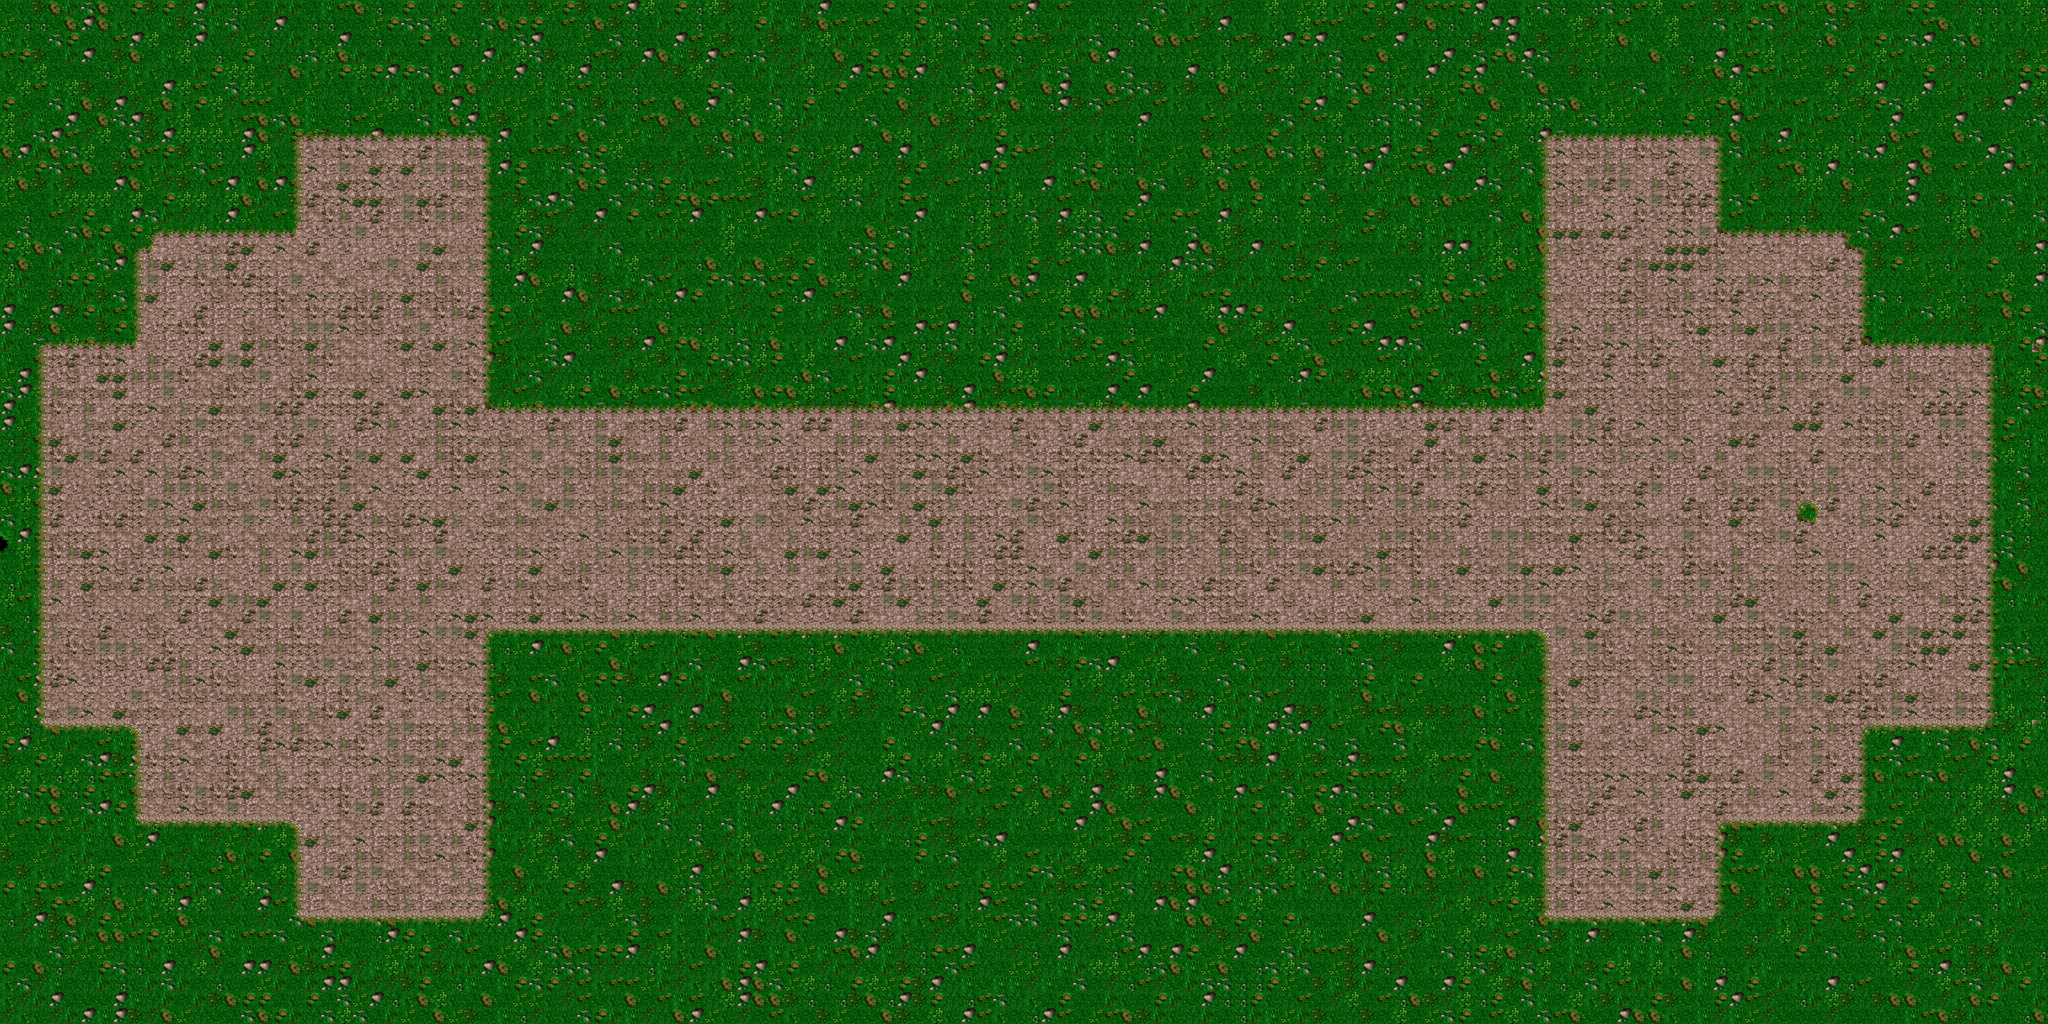

This game map was drawn from its Tiled (.tmx) file and the tilesets committed beside it. A one-line description and the trimmed map source follow:
An orthogonal 128x64 tile map with 64x64 px tiles, 2 tile layers (Kachelebene 1, Kachelebene 2), 2 tilesets.

<map version="1.0" orientation="orthogonal" renderorder="right-down" width="128" height="64" tilewidth="64" tileheight="64" nextobjectid="1">
 <tileset firstgid="1" name="Lords_GrassDark" tilewidth="64" tileheight="64">
  <image source="WC3/LordaeronSummer/Lords_GrassDark.png" width="512" height="256" />
  <terraintypes>
   <terrain name="Neues Terrain" tile="-1" />
  </terraintypes>
  <tile id="0" terrain="0,0,0,0" />
  <tile id="1" terrain=",,,0" />
  <tile id="2" terrain=",,0," />
  <tile id="3" terrain=",,0,0" />
  <tile id="4" terrain="0,0,0,0" />
  <tile id="5" terrain="0,0,0,0" />
  <tile id="6" terrain="0,0,0,0" />
  <tile id="7" terrain="0,0,0,0" />
  <tile id="8" terrain=",0,," />
  <tile id="9" terrain=",0,,0" />
  <tile id="10" terrain=",0,0," />
  <tile id="11" terrain=",0,0,0" />
  <tile id="12" terrain="0,0,0,0" />
  <tile id="13" terrain="0,0,0,0" />
  <tile id="14" terrain="0,0,0,0" />
  <tile id="15" terrain="0,0,0,0" />
  <tile id="16" terrain="0,,," />
  <tile id="17" terrain="0,,,0" />
  <tile id="18" terrain="0,,0," />
  <tile id="19" terrain="0,,0,0" />
  <tile id="20" terrain="0,0,0,0" />
  <tile id="21" terrain="0,0,0,0" />
  <tile id="22" terrain="0,0,0,0" />
  <tile id="23" terrain="0,0,0,0" />
  <tile id="24" terrain="0,0,," />
  <tile id="25" terrain="0,0,,0" />
  <tile id="26" terrain="0,0,0," />
  <tile id="27" terrain="0,0,0,0" />
  <tile id="28" terrain="0,0,0,0" />
  <tile id="29" terrain="0,0,0,0" />
  <tile id="30" terrain="0,0,0,0" />
  <tile id="31" terrain="0,0,0,0" />
 </tileset>
 <tileset firstgid="33" name="Lords_Rock" tilewidth="64" tileheight="64">
  <image source="WC3/LordaeronSummer/Lords_Rock.png" width="512" height="256" />
  <terraintypes>
   <terrain name="Neues Terrain" tile="-1" />
  </terraintypes>
  <tile id="0" terrain="0,0,0,0" />
  <tile id="1" terrain=",,,0" />
  <tile id="2" terrain=",,0," />
  <tile id="3" terrain=",,0,0" />
  <tile id="4" terrain="0,0,0,0" />
  <tile id="5" terrain="0,0,0,0" />
  <tile id="6" terrain="0,0,0,0" />
  <tile id="7" terrain="0,0,0,0" />
  <tile id="8" terrain=",0,," />
  <tile id="9" terrain=",0,,0" />
  <tile id="10" terrain=",0,0," />
  <tile id="11" terrain=",0,0,0" />
  <tile id="12" terrain="0,0,0,0" />
  <tile id="13" terrain="0,0,0,0" />
  <tile id="14" terrain="0,0,0,0" />
  <tile id="15" terrain="0,0,0,0" />
  <tile id="16" terrain="0,,," />
  <tile id="17" terrain="0,,,0" />
  <tile id="18" terrain="0,,0," />
  <tile id="19" terrain="0,,0,0" />
  <tile id="20" terrain="0,0,0,0" />
  <tile id="21" terrain="0,0,0,0" />
  <tile id="22" terrain="0,0,0,0" />
  <tile id="23" terrain="0,0,0,0" />
  <tile id="24" terrain="0,0,," />
  <tile id="25" terrain="0,0,,0" />
  <tile id="26" terrain="0,0,0," />
  <tile id="27" terrain="0,0,0,0" />
  <tile id="28" terrain="0,0,0,0" />
  <tile id="29" terrain="0,0,0,0" />
  <tile id="30" terrain="0,0,0,0" />
  <tile id="31" terrain="0,0,0,0" />
 </tileset>
 <layer name="Kachelebene 1" width="128" height="64">
  <data>[8192 cells, 8192 non-empty, 20 distinct tile ids]</data>
 </layer>
 <layer name="Kachelebene 2" width="128" height="64">
  <data>[8192 cells, 3297 non-empty, 30 distinct tile ids]</data>
 </layer>
</map>
